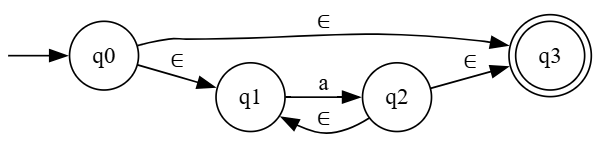
#> input picture 1.png, 598 x 141 px
$ python tempCodeRunnerFile.py
#> lines starting #> are read from the running program, lines starting #| are printed output that depends on the picture; after the words box and inside, x2 and y2 are one past the last pixel; in counts of white or black regions, pixels touching at a corner belong together
import cv2
import numpy as np

# Load FSM image
image = cv2.imread("1.png")
#> image is the input picture: shape (141, 598, 3); min 0, max 255, mean 241.6
gray = cv2.cvtColor(image, cv2.COLOR_BGR2GRAY)

# Apply Gaussian Blur to reduce noise
blurred = cv2.GaussianBlur(gray, (9, 9), 2)
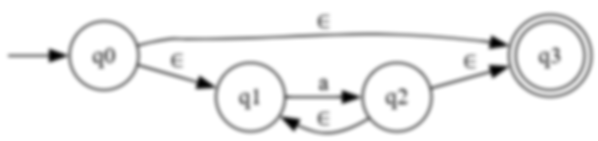
#> blurred: shape (141, 598); min 0, max 255, mean 241.6

# Detect circles (states) using HoughCircles with adjusted minRadius
circles = cv2.HoughCircles(blurred, cv2.HOUGH_GRADIENT, 1, 30,
                           param1=100, param2=30, minRadius=20, maxRadius=60)  # Adjusted minRadius
#> circles = [[549.5, 55.5, 43], [103.5, 55.5, 36.6], [396.5, 96.5, 36.9], [250.5, 96.5, 36.6], [326.5, 84.5, 50.5]]

# Copy the image for drawing
output = image.copy()
filtered_circles = []
final_states = []

if circles is not None:
    circles = np.uint16(np.around(circles))
#> circles = [[550, 56, 43], [104, 56, 37], [396, 96, 37], [250, 96, 37], [326, 84, 50]]

    for i, circle in enumerate(circles[0, :]):
        x, y, r = circle

        # Ignore very small circles (likely self-loops)
        if r < 25:  # Self-loops are typically smaller, adjust as needed
            continue

        # Expand ROI for better detection
        roi_padding = int(r * 1.2)  # Expanding the region
        roi = gray[max(y - roi_padding, 0):min(y + roi_padding, gray.shape[0]),
                   max(x - roi_padding, 0):min(x + roi_padding, gray.shape[1])]

        # Apply minimal blur to retain details
        roi_blurred = cv2.GaussianBlur(roi, (3, 3), 1)

        # Debug: Show extracted ROI
        # cv2.imshow(f"ROI {i}", roi)
        # cv2.waitKey(0)

        # Detect inner circles (final states)
        inner_circles = cv2.HoughCircles(roi_blurred, cv2.HOUGH_GRADIENT, 1, 10,
                                         param1=100, param2=15, minRadius=r - 10, maxRadius=r + 15)

        is_final = inner_circles is not None and len(inner_circles[0]) > 1 if inner_circles is not None else False

        # Draw the state outline
        color = (255, 0, 0) if is_final else (0, 255, 0)  # Blue for final state, Green otherwise
        cv2.circle(output, (x, y), r, color, 2)
        cv2.circle(output, (x, y), 2, (0, 0, 255), 3)  # Mark center

        # Store detected states
        filtered_circles.append((x, y, r))
        if is_final:
            final_states.append((x, y, r))
#> this loop made 5 passes
#> (x, y, r, roi_padding, inner_circles) on passes 2, 4, 5: (104, 56, 37, 44, [[43.5, 43.5, 35.9], [35.5, 51.5, 44.3]]), (250, 96, 37, 44, [[44.5, 44.5, 35.4], [34.5, 54.5, 49]]), (326, 84, 50, 60, [[59.5, 54.5, 52.8], [60.5, 65.5, 44.4], [59.5, 42.5, 64.4]])
#> (x, y, r, roi_padding) on passes 1, 3: (550, 56, 43, 51), (396, 96, 37, 44)
#> pass 1, `roi = gray[max(y - roi_padding, 0):min(y + roi_padding, gray.shape[0])..`:
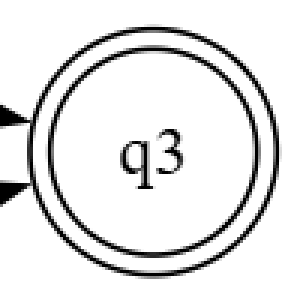
#> roi: shape (102, 99) (shown 3 times larger); min 0, max 255, mean 230.3
#> pass 1, `roi_blurred = cv2.GaussianBlur(roi, (3, 3), 1)`:
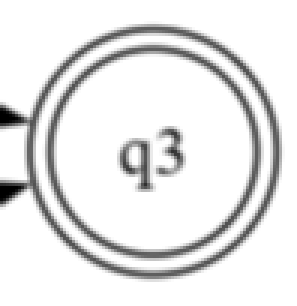
#> roi_blurred: shape (102, 99) (shown 3 times larger); min 0, max 255, mean 230.3
#> pass 2, `roi_blurred = cv2.GaussianBlur(roi, (3, 3), 1)`:
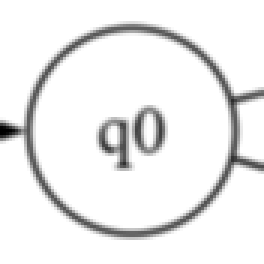
#> roi_blurred: shape (88, 88) (shown 3 times larger); min 0, max 255, mean 237.2
#> after the loop:
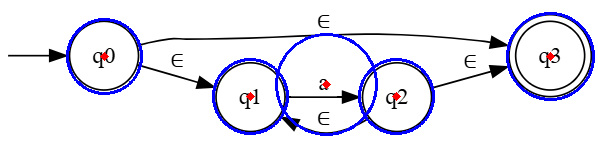
#> output: shape (141, 598, 3); 4.74% of pixels changed, all inside (x1, y1, x2, y2) = (66, 12, 595, 136)
#> after the loop:
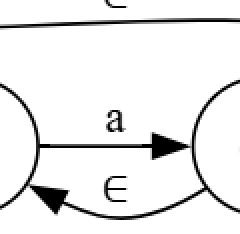
#> roi: shape (117, 120) (shown 2 times larger); min 0, max 255, mean 235.4
#> after the loop:
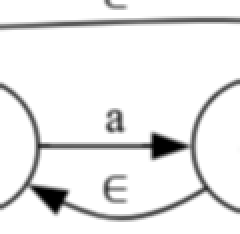
#> roi_blurred: shape (117, 120) (shown 2 times larger); min 0, max 255, mean 235.4
#> after the loop, filtered_circles = [(550, 56, 43), (104, 56, 37), (396, 96, 37), (250, 96, 37), (326, 84, 50)]; final_states has the same summary as filtered_circles

    print(f"Detected {len(filtered_circles)} states.")
#| Detected 5 states.
    print(f"Detected {len(final_states)} final states.")
#| Detected 5 final states.
else:
    print("No states detected. Try adjusting minRadius/maxRadius.")

# Show and save the result
cv2.imshow("FSM States", output)
cv2.imwrite("fsm_states_filtered.png", output)
cv2.waitKey(0)
cv2.destroyAllWindows()

$ run again, with 2.png copied over 1.png
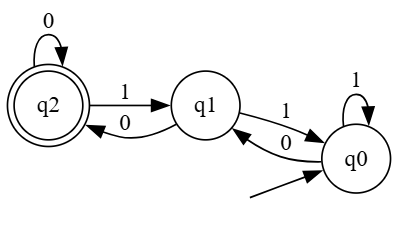
#> input picture 2.png, 398 x 250 px
#> image is the input picture: shape (250, 398, 3); min 0, max 255, mean 245.2
#> `circles = cv2.HoughCircles(blurred, cv2.HOUGH_GRADIENT, 1, 30, param1=..`: circles = [[355.5, 158.5, 36.4], [48.5, 104.5, 39.1], [205.5, 104.5, 36.6]]
#> `circles = np.uint16(np.around(circles))`: circles = [[356, 158, 36], [48, 104, 39], [206, 104, 37]]
#> the loop `for i, circle in enumerate(circles[0, :]):` made 3 passes
#> (x, y, r, roi_padding, inner_circles, is_final, color) on passes 1, 3: (356, 158, 36, 43, [[42.5, 43.5, 35.4], [44.5, 33.5, 42.9], [34.5, 51.5, 44.6]], True, (255, 0, 0)), (206, 104, 37, 44, [[43.5, 44.5, 35.9]], False, (0, 255, 0))
#> after the loop `for i, circle in enumerate(circles[0, :]):`:
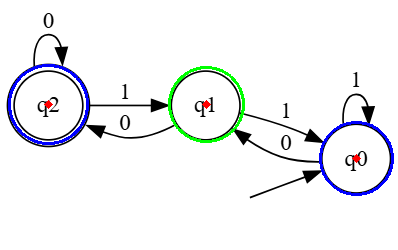
#> output: shape (250, 398, 3); 2.25% of pixels changed, all inside (x1, y1, x2, y2) = (8, 64, 394, 196)
#> after the loop `for i, circle in enumerate(circles[0, :]):`:
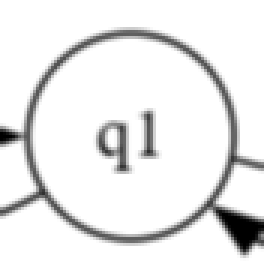
#> roi_blurred: shape (88, 88) (shown 3 times larger); min 0, max 255, mean 233.2
#> after the loop `for i, circle in enumerate(circles[0, :]):`: filtered_circles = [(356, 158, 36), (48, 104, 39), (206, 104, 37)]; final_states = [(356, 158, 36), (48, 104, 39)]
#| Detected 3 states.
#| Detected 2 final states.

$ run again, with 5.png copied over 1.png
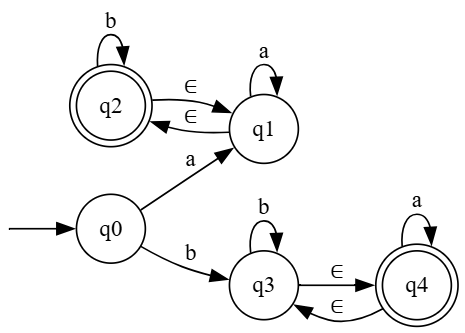
#> input picture 5.png, 465 x 333 px
#> image is the input picture: shape (333, 465, 3); min 0, max 255, mean 244.5
#> `circles = cv2.HoughCircles(blurred, cv2.HOUGH_GRADIENT, 1, 30, param1=..`: circles = [[416.5, 284.5, 43.1], [263.5, 128.5, 36.9], [110.5, 105.5, 39], [110.5, 228.5, 37.1], [263.5, 284.5, 32.6]]
#> `circles = np.uint16(np.around(circles))`: circles = [[416, 284, 43], [264, 128, 37], [110, 106, 39], [110, 228, 37], [264, 284, 33]]
#> the loop `for i, circle in enumerate(circles[0, :]):` made 5 passes
#> (x, y, r, roi_padding) on passes 1, 3, 4, 5: (416, 284, 43, 51), (110, 106, 39, 46), (110, 228, 37, 44), (264, 284, 33, 39)
#> after the loop `for i, circle in enumerate(circles[0, :]):`:
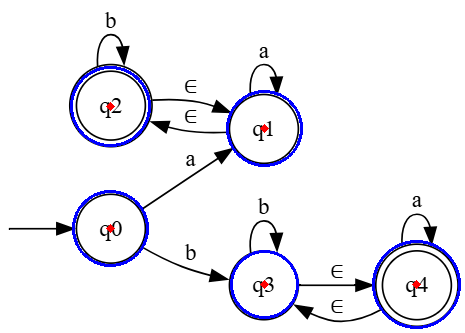
#> output: shape (333, 465, 3); 2.44% of pixels changed, all inside (x1, y1, x2, y2) = (70, 66, 461, 329)
#> after the loop `for i, circle in enumerate(circles[0, :]):`:
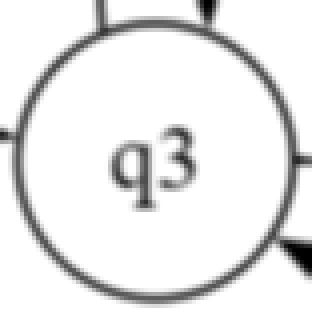
#> roi_blurred: shape (78, 78) (shown 4 times larger); min 0, max 255, mean 231.7
#> after the loop `for i, circle in enumerate(circles[0, :]):`: filtered_circles = [(416, 284, 43), (264, 128, 37), (110, 106, 39), (110, 228, 37), (264, 284, 33)]; final_states has the same summary as filtered_circles
#| Detected 5 states.
#| Detected 5 final states.
